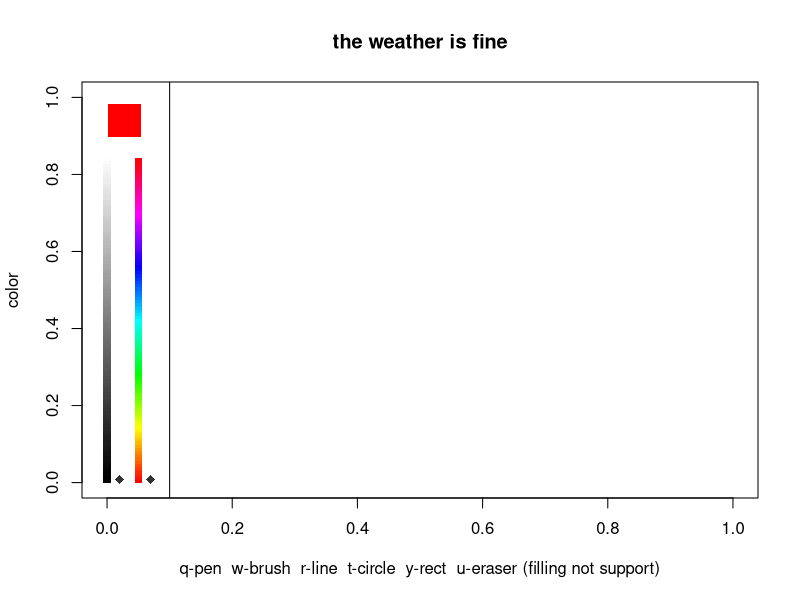

Generate this figure with R:
draw<-function(){
	x11()
	plot(c(0,0),xlim=c(0,1),ylim=c(0,1),col='white',main="the weather is fine",xlab="q-pen  w-brush  r-line  t-circle  y-rect  u-eraser (filling not support)",ylab='color')
	data<-data.frame(x=0,y=0)
	new<-F
	p1<-c(0.1475410,0.1743666)
	p2<-c(0.9090909,0.8569300)
	color<-c(1,1)
	pre.col<-color
	pen<-1
	cex<-5
	prex<-0
	prey<-0
	lin<-F
	cir<-F
	rec<-F
	tag<-100
	col.vector<-rainbow(100)
	for(i in 1:100){col.vector[i]<-substring(col.vector[i],1,7)}
	grey.vector<-99:0
	points(rep(0,100),100:1/100/1.2,col=paste("grey",grey.vector,sep=""),pch=15)
	points(rep(0.05,tag),1:tag/tag/1.2,col=col.vector,pch=15)
	points(c(0.07,0.02),c(pre.col[1]/tag,pre.col[2]/100)/1.2,pch=18,cex=1.2,col='white')
	points(c(0.07,0.02),c(color[1]/tag,color[2]/100)/1.2,pch=18,cex=1.2,col='grey20')
	points(0.028,0.94,pch=15,col=col.vector[color[1]],cex=4.5)
	abline(v=0.1)
	add1<-function(a,px,py){
		change.col<-function(){
			col<-mixcolor(color[2]/100,hex2RGB(col.vector[color[1]]),RGB(1,1,1))
			col<-col@coords
			return(rgb(col[1],col[2],col[3]))
		}
		show.col<-function(){
			points(c(0.07,0.02),c(pre.col[1]/tag,pre.col[2]/100)/1.2,pch=18,cex=1.2,col='white')
			points(c(0.07,0.02),c(color[1]/tag,color[2]/100)/1.2,pch=18,cex=1.2,col='grey20')
			points(0.028,0.94,pch=15,col=change.col(),cex=4.5)
			pre.col<<-color
		}
		choose.col<-function(x,y){
			if(abs(x)<0.01 & y>0 & y<1/1.2){color[2]<<-round(y*120)}
			else if(abs(x-0.05)<0.01 & y>0 & y<1/1.2){color[1]<<-round(y*1.2*100)}
			show.col()
		}
		if(pen!=4){lin<<-F}
		if(pen!=5){cir<<-F}
		point<-function(x,y){
			temp<-matrix(c(runif(3*cex*10)),ncol=3)
			temp[,1]<-sin(temp[,1]*2*pi)*0.02*temp[,2]+px-0.01
			temp[,2]<-sin(temp[,3]*2*pi)*0.02*temp[,2]*cex/5+py-0.01
			points(temp,pch=16,cex=0.4,col=change.col())
		}
		line<-function(x,y){
			if(lin==F){lin<<-T}
			else{
				lines(c(x,prex),c(y,prey),type='l',lwd=5*cex/10,col=change.col())
				lin<<-F
			}
			prex<<-x
			prey<<-y
		}
		circle<-function(x,y){
			if(cir==F){cir<<-T}
			else{
				temp<-(1:1000)/1000
				ra<-sqrt((x-prex)^2+(y-prey)^2)
				points(prex+cos(temp*2*pi)*ra,prey+sin(temp*2*pi)*ra,cex=0.8*cex/10,col=change.col())
				cir<<-F
			}		
			prex<<-x
			prey<<-y	
		}
		rect<-function(x,y){
			if(rec==F){rec<<-T}
			else{
				lines(c(x,prex),c(prey,prey),type='l',lwd=5*cex/10,col=change.col())
				lines(c(x,x),c(y,prey),type='l',lwd=5*cex/10,col=change.col())
				lines(c(prex,prex),c(y,prey),type='l',lwd=5*cex/10,col=change.col())
				lines(c(x,prex),c(y,y),type='l',lwd=5*cex/10,col=change.col())
				rec<<-F
			}
			prex<<-x
			prey<<-y	
		}
		px<-round((px-p1[1])/(p2[1]-p1[1]),3)
		py<-round((py-p1[2])/(p2[2]-p1[2]),3)
		if(px<1 & px>-0.05 & py<1 & py>0){
			if(px<0.13){choose.col(px,py)}
			else{
				if(pen==1)points(px,py,pch=16,col=col.vector[color[1]],cex=cex/10)
				if(pen==2)point(px,py)
				if(pen==3)painting(a,px,py)
				if(pen==4)line(px,py)
				if(pen==5)circle(px,py)
				if(pen==6)rect(px,py)
				if(pen==7)points(px,py,pch=16,col='white',cex=cex)	
			}
		}
		return(NULL)
	}
	add2<-function(a,px,py){
		change.col<-function(){
			col<-mixcolor(color[2]/100,hex2RGB(col.vector[color[1]]),RGB(1,1,1))
			col<-col@coords
			return(rgb(col[1],col[2],col[3]))
		}
		show.col<-function(){
			points(c(0.07,0.02),c(pre.col[1]/tag,pre.col[2]/100)/1.2,pch=18,cex=1.2,col='white')
			points(c(0.07,0.02),c(color[1]/tag,color[2]/100)/1.2,pch=18,cex=1.2,col='grey20')
			points(0.028,0.94,pch=15,col=change.col(),cex=4.5)
			pre.col<<-color
		}
		choose.col<-function(x,y){
			if(abs(x)<0.01 & y>0 & y<1/1.2){color[2]<<-round(y*120)}
			else if(abs(x-0.05)<0.01 & y>0 & y<1/1.2){color[1]<<-round(y*1.2*100)}
			show.col()
		}
		if(pen!=4 & pen!=1){lin<<-F}
		if(pen!=5){cir<<-F}
		point<-function(x,y){
			temp<-matrix(c(runif(3*cex*10)),ncol=3)
			temp[,1]<-sin(temp[,1]*2*pi)*0.02*temp[,2]+px-0.01
			temp[,2]<-sin(temp[,3]*2*pi)*0.02*temp[,2]*cex/5+py-0.01
			points(temp,pch=16,cex=0.4,col=change.col())
		}
		line<-function(x,y){
			if(lin==F){lin<<-T}
			else{
				lines(c(x,prex),c(y,prey),type='l',lwd=5*cex/10,col=change.col())
				lin<<-F
			}
			prex<<-x
			prey<<-y
		}
		circle<-function(x,y){
			if(cir==F){cir<<-T}
			else{
				temp<-(1:1000)/1000
				ra<-sqrt((x-prex)^2+(y-prey)^2)
				points(prex+cos(temp*2*pi)*ra,prey+sin(temp*2*pi)*ra,cex=0.8*cex/10,col=change.col())
				cir<<-F
			}		
			prex<<-x
			prey<<-y	
		}
		rect<-function(x,y){
			if(rec==F){rec<<-T}
			else{
				lines(c(x,prex),c(prey,prey),type='l',lwd=5*cex/10,col=change.col())
				lines(c(x,x),c(y,prey),type='l',lwd=5*cex/10,col=change.col())
				lines(c(prex,prex),c(y,prey),type='l',lwd=5*cex/10,col=change.col())
				lines(c(x,prex),c(y,y),type='l',lwd=5*cex/10,col=change.col())
				rec<<-F
			}
			prex<<-x
			prey<<-y	
		}
		linep<-function(x,y){
			if(lin==F){lin<<-T}
			else{lines(c(x,prex),c(y,prey),type='l',lwd=5*cex/10,col=change.col())}
			prex<<-x
			prey<<-y
		}
		px<-round((px-p1[1])/(p2[1]-p1[1]),3)
		py<-round((py-p1[2])/(p2[2]-p1[2]),3)
		if(px<1 & px>-0.05 & py<1 & py>0){
			if(px<0.13){choose.col(px,py)}
			else{
				if(pen==1)linep(px,py)
				if(pen==2)point(px,py)
				if(pen==3)painting(a,px,py)
				if(pen==4)line(px,py)
				if(pen==5)circle(px,py)
				if(pen==6)rect(px,py)
				if(pen==7)points(px,py,pch=16,col='white',cex=cex)	
			}
		}
		return(NULL)
	}
	painting<-function(a,px,py){
		paint<-function(x,y){
			if(!(x<=1e-3 | y<=1e-3 | x>1 | y>1)){
				if(record[x*(1e+3),y*(1e+3)]==record[px*(1e+3),py*(1e+3)] & flag[x*(1e+3),y*(1e+3)]==0){
					##points(x,y,pch=15,cex=0.1,col=color)
					flag[x*(1e+3),y*(1e+3)]<<-1
					if(round(x,1)>(1e-3) & round(y,1)>(1e-3) & round(x,1)<=1-(1e-3) & round(y,1)<=1-(1e-3))if(flag[x*(1e+3),y*(1e+3)+1]==0)paint(x,y+(1e-3))
					if(round(x,1)>(1e-3) & round(y,1)>(1e-3) & round(x,1)<=1-(1e-3) & round(y,1)<=1-(1e-3))if(flag[x*(1e+3)+1,y*(1e+3)]==0)paint(x+(1e-3),y)
					if(round(x,1)>(1e-3) & round(y,1)>(1e-3) & round(x,1)<=1-(1e-3) & round(y,1)<=1-(1e-3))if(flag[x*(1e+3),y*(1e+3)-1]==0)paint(x,y-(1e-3))
					if(round(x,1)>(1e-3) & round(y,1)>(1e-3) & round(x,1)<=1-(1e-3) & round(y,1)<=1-(1e-3))if(flag[x*(1e+3)-1,y*(1e+3)]==0)paint(x-(1e-3),y)
				}
			}
		}
		px<-(px-p1[1])/(p2[1]-p1[1])
		py<-(py-p1[2])/(p2[2]-p1[2])
		px<-round(px,1)
		py<-round(py,1)
		x<-px
		y<-py
		##if(!(x<0 | y<0 | x>1 | y>1) & record[x*(1e+3),y*(1e+3)]==record[px*(1e+3),py*(1e+3)] & flag[x*(1e+3),y*(1e+3)]==0){paint(x,y)}
		return(NULL)
	}
	col<-function(K){
		K<-tolower(K)
		if(K=='q'){pen<<-1}
		if(K=='w'){pen<<-2}
		if(K=='e'){pen<<-3}
		if(K=='r'){pen<<-4}
		if(K=='t'){pen<<-5}
		if(K=='y'){pen<<-6}
		if(K=='u'){pen<<-7}
		if(K%in%as.character(1:9)){cex<<-as.numeric(K)}
		points(0,0,col='white')
	}
	getGraphicsEvent(prompt="create.reg",onMouseMove=add2,onMouseDown=add1,onKeybd=col)
}
draw()
